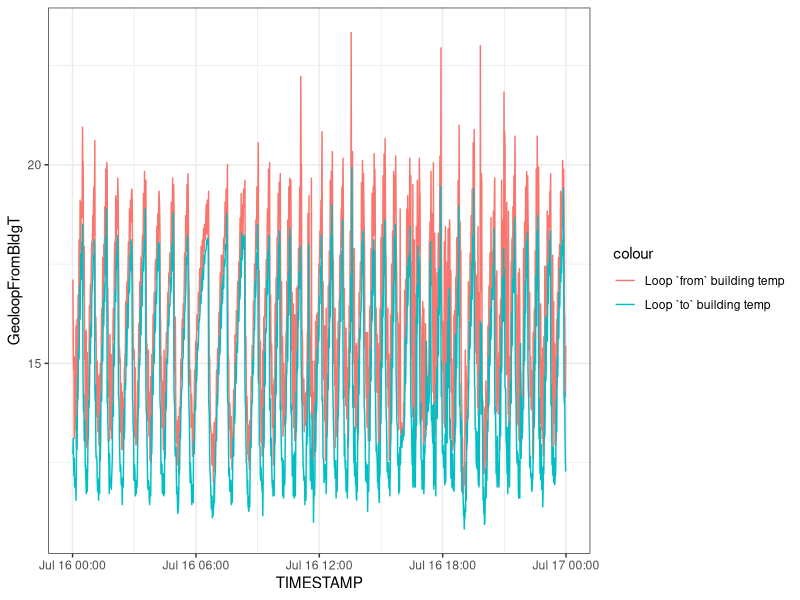
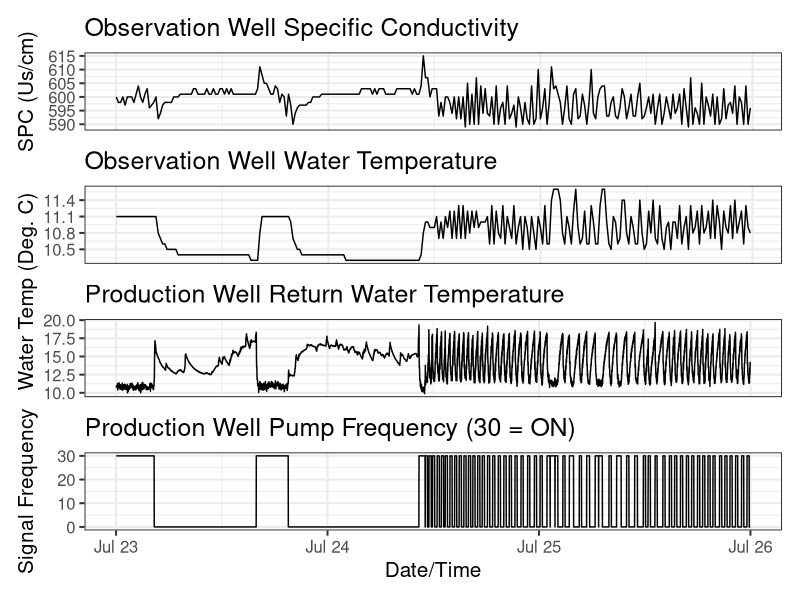
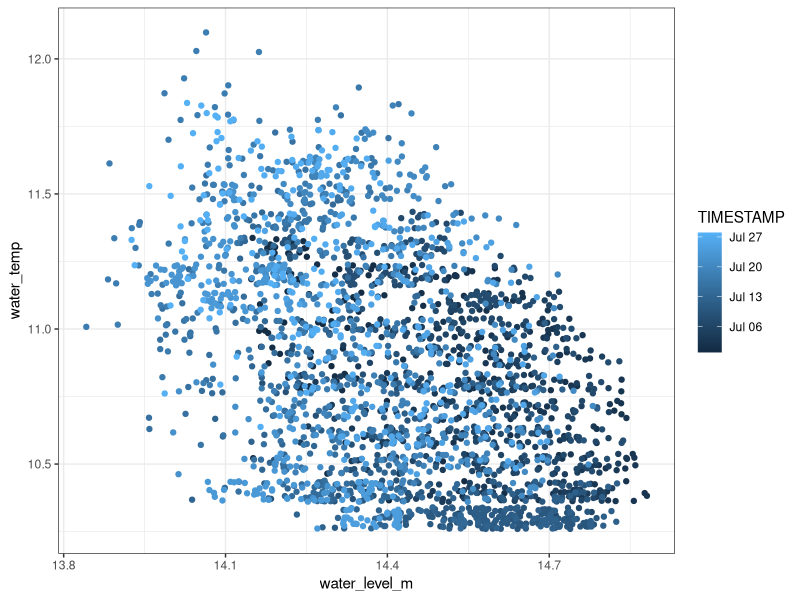

Here is the R script that generated these plots, in order:
library(tidyverse)
library(readxl)
library(lubridate)
library(patchwork)

geoloop = read_excel("geoloop.xlsx") %>% 
  mutate(TIMESTAMP = as_datetime(TIMESTAMP), GeoloopToBldgT = (GeoloopToBldgT - 32) * 5/9, GeoloopFromBldgT = (GeoloopFromBldgT - 32) * 5/9) %>% 
  filter(GeoloopToBldgT <= 20)
zentra = read_csv("zentra.csv") %>% 
  rename(TIMESTAMP = `z6-22205`, water_level_m = `Port1...2`, water_temp = `Port1...3`, spc = `Port1...4`) %>% 
  mutate(water_level_m = as.numeric(water_level_m) / 1000, water_temp = as.numeric(water_temp), TIMESTAMP = mdy_hms(TIMESTAMP), spc = as.numeric(spc) * 1000) %>% 
  slice(3:n()) %>% 
  select(1:4) %>% 
  filter(TIMESTAMP >= "2026-06-30 00:01:00", TIMESTAMP <= "2026-07-27 23:59:00")
parish = read_csv("dts_0706.csv")

geoloop %>% 
  # mutate(diff = GeoloopToBldgT - GeoloopFromBldgT) %>% 
  filter(date(TIMESTAMP) == "2026-07-16") %>%
  ggplot() +
  # geom_line(aes(x = TIMESTAMP, y = VFDFreq * 2, color = 'VFD Freq')) +
  geom_line(aes(x = TIMESTAMP, y = GeoloopFromBldgT, color = 'Loop `from` building temp')) +
  geom_line(aes(TIMESTAMP, GeoloopToBldgT, color = 'Loop `to` building temp')) +
  # geom_line(aes(TIMESTAMP, GeoloopGPM, color = 'Flow rate (GPM)'), size =  0.5) +
  # geom_smooth(aes(TIMESTAMP, GeoloopGPM /2, color = 'Flow rate (GPM)'), method = "gam", se = FALSE) +
  # geom_hline(yintercept = 0) +
  # scale_y_continuous(sec.axis = sec_axis(~. / 2)) +
  theme_bw() 
  # labs(title = "sum bs idk")

dates = c("2026-07-23", "2026-07-24", "2026-07-25")

P1 = geoloop %>% 
  filter(date(TIMESTAMP) %in% dates) %>%
  ggplot() + 
  geom_line(aes(x = TIMESTAMP, y = GeoloopToBldgT)) +
  theme_bw(base_size = 15) +
  labs(title = "Production Well Return Water Temperature", x = "Date/Time", y = "Water Temp (Deg. C)")

P4 = geoloop %>% 
  filter(date(TIMESTAMP) %in% dates) %>%
  ggplot() + 
  geom_line(aes(x = TIMESTAMP, y = GeoloopGPM)) +
  theme_bw(base_size = 15) +
  labs(title = "Geoloop Flow Rate", x = "Date/Time", y = "Flow Rate (GPM")

P2 = zentra %>% 
  filter(date(TIMESTAMP) %in% dates) %>%
  ggplot(aes(x = TIMESTAMP, y = water_level_m)) + 
  geom_line() +
  # geom_smooth(method = 'gam', se = FALSE, color = 'blue', formula = y ~ s(x, k = 40, bs = "cs")) +
  theme_bw(base_size = 15) +
  labs(title = "Observation Well Water Height", x = "Date/Time", y = "Water Height (M)")

P3 = zentra %>% 
  filter(date(TIMESTAMP) %in% dates) %>%
  ggplot(aes(x = TIMESTAMP, y  = water_temp)) + 
  geom_line() +
  # geom_smooth(method = 'gam', se = FALSE, color = 'blue', formula = y ~ s(x, k = 40, bs = "cs")) +
  theme_bw(base_size = 15) +
  labs(title = "Observation Well Water Temperature", x = "Date/Time", y = "Water Temp (Deg. C)")

P7 = zentra %>% 
  filter(date(TIMESTAMP) %in% dates) %>%
  ggplot(aes(x = TIMESTAMP, y  = spc)) + 
  geom_line() +
  # geom_smooth(method = 'gam', se = FALSE, color = 'blue', formula = y ~ s(x, k = 40, bs = "cs")) +
  theme_bw(base_size = 15) +
  labs(title = "Observation Well Specific Conductivity", x = "Date/Time", y = "SPC (Us/cm)")

# P5 = parish %>%
#   # ggplot(aes(x = datetime, y = TMP)) +
#   geom_line() +
#   theme_bw() +
#   labs(title = "DTS Fiber Temp", x = "Date/Time", y = "Water Temp (Deg. C)")

P6 = geoloop %>% 
  filter(date(TIMESTAMP) %in% dates) %>%
  ggplot() + 
  geom_line(aes(x = TIMESTAMP, y = VFDFreq)) +
  theme_bw(base_size = 15) +
  labs(title = "Production Well Pump Frequency (30 = ON)", x = "Date/Time", y = "Signal Frequency")

P7 / P3 / P1 / P6  + plot_layout(axes = "collect")

ggplot(zentra, aes(x = water_level_m, y = water_temp, color = TIMESTAMP)) + 
  geom_jitter() + 
  # geom_smooth(method = 'loess', se = FALSE) +
  theme_bw()

  
  
